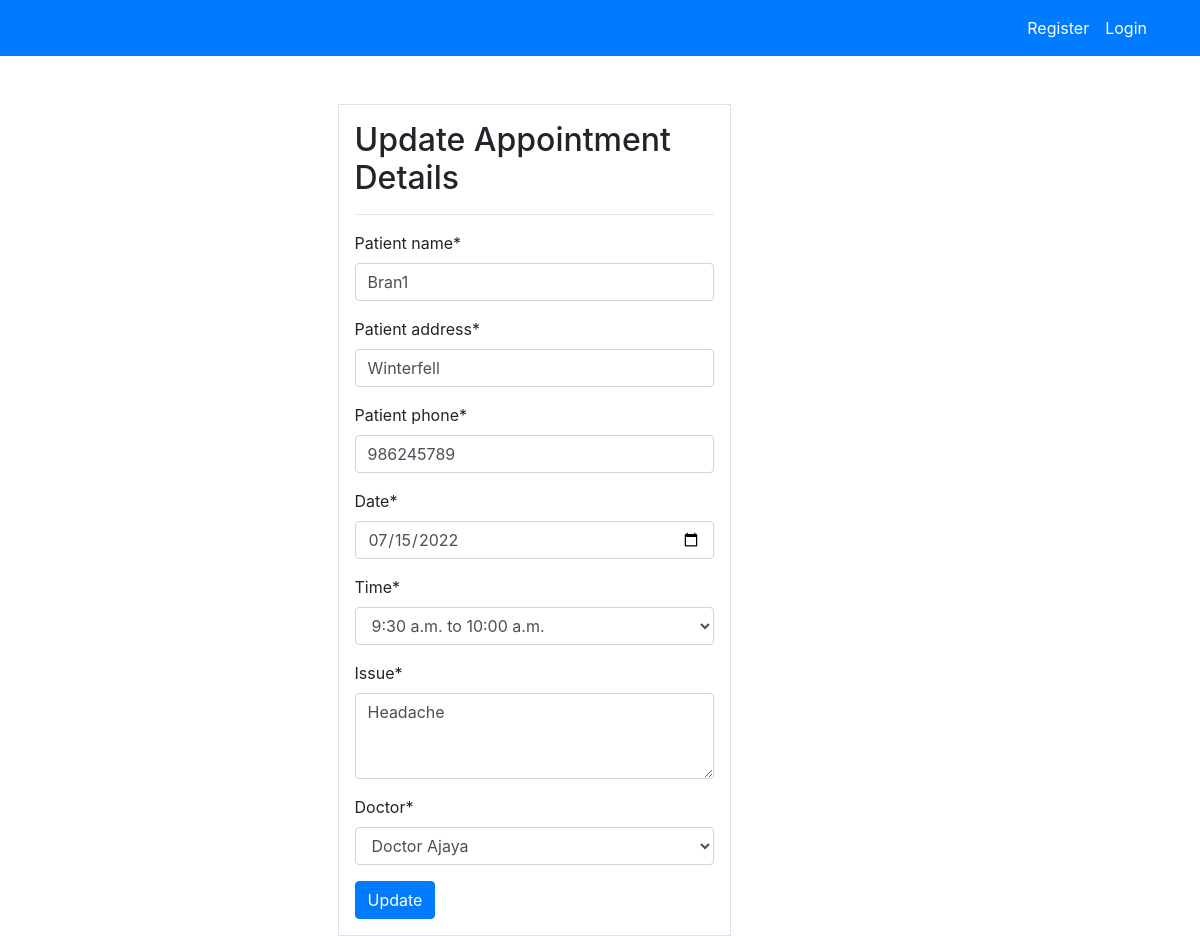
The app's page /appointment-update/10 with its own data.
### booking_app/models.py (models this page shows, shortened)
class Appointment(models.Model):
    patient_name = models.CharField(max_length=70)
    patient_address = models.CharField(max_length=70)
    patient_phone = models.PositiveIntegerField()
    date = models.DateField()
    time = models.CharField(max_length=100, choices=BOOKING_TIME)
    issue = models.CharField(max_length=100)
    doctor = models.ForeignKey(Doctor, on_delete=models.CASCADE)
    class Meta:
        verbose_name_plural = 'Appointment'

### booking_app/views.py (the view)
# urls.py: path('appointment-update/<int:pk>', views.appointment_update, name='appointment_update'),
def appointment_update(request, pk):
    appointment = Appointment.objects.get(id=pk)
    if request.method == 'POST':
        form = AppointmentUpdateForm(request.POST, instance=appointment)
        if form.is_valid():
            form.save()
            return redirect('receptionist_dashboard')
    else:
        form = AppointmentUpdateForm(instance=appointment)
    context = {
        'form': form,
    }
    return render(request, 'appointment_update.html', context)

### booking_app/forms.py (shortened to what this page needs)
class AppointmentUpdateForm(forms.ModelForm):
    date = forms.DateField(widget=forms.TextInput(attrs={'class': 'form-control', 'type': 'date'}))
    class Meta:
        model = Appointment
        fields = ['patient_name', 'patient_address', 'patient_phone', 'date', 'time', 'issue', 'doctor' ]
        widgets = {
            'issue': forms.Textarea(attrs={'rows': 3}),
        }

### booking_app/models.py (called while the page is built)
    def __str__(self):
        return f"Doctor {self.first_name} "

### templates/appointment_update.html (shortened to what this page needs)
{% extends 'base.html' %}
{% block content %}
{% load crispy_forms_tags %}
{% include 'nav_recep.html' %}
<div class="container">
    <div class="row offset-md-3 mt-5">
        <div class="col-md-6">
            <div class="border p-3">
                <h2>Update Appointment Details</h2>
                <hr>
                <form method="POST">
                    {{ form|crispy }}
                    <button class="btn btn-primary">Update</button>
                </form>
            </div>
        </div>
    </div>
</div>
{% endblock %}

### records on screen
Appointment: patient_name "Bran1", patient_address "Winterfell", patient_phone "986245789", date "07/15/2022", time "9:30 a.m. to 10:00 a.m.", issue "Headache", doctor "Doctor Ajaya"
